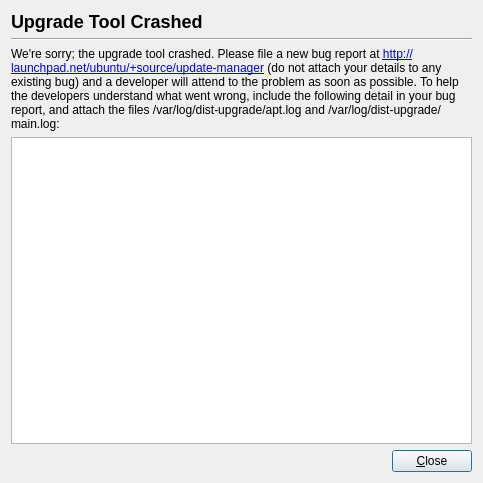
<ui version="4.0" >
 <class>CrashDialog</class>
 <widget class="QDialog" name="CrashDialog" >
  <property name="geometry" >
   <rect>
    <x>0</x>
    <y>0</y>
    <width>483</width>
    <height>483</height>
   </rect>
  </property>
  <property name="sizePolicy" >
   <sizepolicy vsizetype="Preferred" hsizetype="Preferred" >
    <horstretch>0</horstretch>
    <verstretch>0</verstretch>
   </sizepolicy>
  </property>
  <property name="windowTitle" >
   <string>Upgrader Crashed</string>
  </property>
  <property name="sizeGripEnabled" >
   <bool>false</bool>
  </property>
  <property name="modal" >
   <bool>true</bool>
  </property>
  <layout class="QGridLayout" >
   <item row="0" column="0" >
    <layout class="QVBoxLayout" >
     <item>
      <widget class="QLabel" name="crash_heading_label" >
       <property name="sizePolicy" >
        <sizepolicy vsizetype="Preferred" hsizetype="Preferred" >
         <horstretch>0</horstretch>
         <verstretch>0</verstretch>
        </sizepolicy>
       </property>
       <property name="text" >
        <string>&lt;h2>Upgrade Tool Crashed&lt;/h2></string>
       </property>
       <property name="alignment" >
        <set>Qt::AlignVCenter</set>
       </property>
       <property name="wordWrap" >
        <bool>false</bool>
       </property>
      </widget>
     </item>
     <item>
      <widget class="Line" name="line12" >
       <property name="frameShape" >
        <enum>QFrame::HLine</enum>
       </property>
       <property name="frameShadow" >
        <enum>QFrame::Sunken</enum>
       </property>
      </widget>
     </item>
     <item>
      <widget class="QLabel" name="crash_info_text" >
       <property name="text" >
        <string>&lt;qt>We're sorry; the upgrade tool crashed. Please file a new bug report at &lt;a href="http://launchpad.net/ubuntu/+source/update-manager">http://launchpad.net/ubuntu/+source/update-manager&lt;/a> (do not attach your details to any existing bug) and a developer will attend to the problem as soon as possible. To help the developers understand what went wrong, include the following detail in your bug report, and attach the files /var/log/dist-upgrade/apt.log and /var/log/dist-upgrade/main.log:</string>
       </property>
       <property name="alignment" >
        <set>Qt::AlignVCenter</set>
       </property>
       <property name="wordWrap" >
        <bool>true</bool>
       </property>
       <property name="openExternalLinks" >
        <bool>true</bool>
       </property>
      </widget>
     </item>
     <item>
      <widget class="QTextBrowser" name="crash_detail" />
     </item>
     <item>
      <layout class="QHBoxLayout" >
       <item>
        <spacer name="Horizontal Spacing2" >
         <property name="orientation" >
          <enum>Qt::Horizontal</enum>
         </property>
         <property name="sizeType" >
          <enum>QSizePolicy::MinimumExpanding</enum>
         </property>
         <property name="sizeHint" stdset="0" >
          <size>
           <width>20</width>
           <height>20</height>
          </size>
         </property>
        </spacer>
       </item>
       <item>
        <widget class="QPushButton" name="crash_close" >
         <property name="text" >
          <string>&amp;Close</string>
         </property>
         <property name="shortcut" >
          <string>Alt+C</string>
         </property>
         <property name="autoDefault" >
          <bool>true</bool>
         </property>
         <property name="default" >
          <bool>true</bool>
         </property>
        </widget>
       </item>
      </layout>
     </item>
    </layout>
   </item>
  </layout>
 </widget>
 <layoutdefault spacing="6" margin="11" />
 <pixmapfunction>qPixmapFromMimeSource</pixmapfunction>
 <includes>
  <include location="local" >kurllabel.h</include>
 </includes>
 <resources/>
 <connections>
  <connection>
   <sender>crash_close</sender>
   <signal>clicked()</signal>
   <receiver>CrashDialog</receiver>
   <slot>accept()</slot>
   <hints>
    <hint type="sourcelabel" >
     <x>20</x>
     <y>20</y>
    </hint>
    <hint type="destinationlabel" >
     <x>20</x>
     <y>20</y>
    </hint>
   </hints>
  </connection>
 </connections>
</ui>
